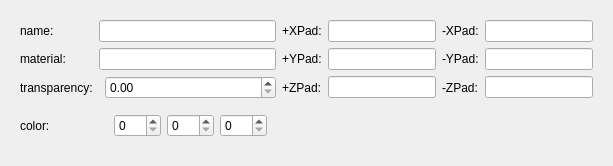
   <widget class="QWidget" name="page_15">
    <layout class="QHBoxLayout" name="horizontalLayout_6">
     <item>
      <widget class="QWidget" name="widget_12" native="true">
       <layout class="QGridLayout" name="gridLayout">
        <item row="0" column="0">
         <widget class="QLabel" name="label">
          <property name="text">
           <string>name:</string>
          </property>
         </widget>
        </item>
        <item row="1" column="6">
         <widget class="QLineEdit" name="lineEdit_5"/>
        </item>
        <item row="2" column="2">
         <widget class="QDoubleSpinBox" name="doubleSpinBox_13">
          <property name="maximum">
           <double>1.000000000000000</double>
          </property>
          <property name="singleStep">
           <double>0.010000000000000</double>
          </property>
         </widget>
        </item>
        <item row="0" column="4">
         <widget class="QLineEdit" name="lineEdit_3"/>
        </item>
        <item row="2" column="0">
         <widget class="QLabel" name="label_144">
          <property name="text">
           <string>transparency:</string>
          </property>
         </widget>
        </item>
        <item row="0" column="6">
         <widget class="QLineEdit" name="lineEdit_4"/>
        </item>
        <item row="1" column="0">
         <widget class="QLabel" name="label_136">
          <property name="text">
           <string>material:</string>
          </property>
         </widget>
        </item>
        <item row="1" column="5">
         <widget class="QLabel" name="label_4">
          <property name="text">
           <string>-YPad:</string>
          </property>
         </widget>
        </item>
        <item row="2" column="6">
         <widget class="QLineEdit" name="lineEdit_6"/>
        </item>
        <item row="1" column="3">
         <widget class="QLabel" name="label_2">
          <property name="text">
           <string>+YPad:</string>
          </property>
         </widget>
        </item>
        <item row="0" column="1" colspan="2">
         <widget class="QLineEdit" name="lineEdit_2"/>
        </item>
        <item row="0" column="5">
         <widget class="QLabel" name="label_3">
          <property name="text">
           <string>-XPad:</string>
          </property>
         </widget>
        </item>
        <item row="2" column="5">
         <widget class="QLabel" name="label_5">
          <property name="text">
           <string>-ZPad:</string>
          </property>
         </widget>
        </item>
        <item row="0" column="3">
         <widget class="QLabel" name="label_143">
          <property name="text">
           <string>+XPad:</string>
          </property>
         </widget>
        </item>
        <item row="1" column="1" colspan="2">
         <widget class="QLineEdit" name="lineEdit_140"/>
        </item>
        <item row="1" column="4">
         <widget class="QLineEdit" name="lineEdit_147"/>
        </item>
        <item row="3" column="0">
         <widget class="QLabel" name="label_142">
          <property name="text">
           <string>color:</string>
          </property>
         </widget>
        </item>
        <item row="2" column="3">
         <widget class="QLabel" name="label_6">
          <property name="text">
           <string>+ZPad:</string>
          </property>
         </widget>
        </item>
        <item row="3" column="2">
         <widget class="QWidget" name="widget_47" native="true">
          <property name="sizePolicy">
           <sizepolicy hsizetype="Expanding" vsizetype="Fixed">
            <horstretch>0</horstretch>
            <verstretch>0</verstretch>
           </sizepolicy>
          </property>
          <layout class="QHBoxLayout" name="horizontalLayout_21">
           <item>
            <widget class="QSpinBox" name="spinBox_34">
             <property name="sizePolicy">
              <sizepolicy hsizetype="Preferred" vsizetype="Fixed">
               <horstretch>0</horstretch>
               <verstretch>0</verstretch>
              </sizepolicy>
             </property>
             <property name="maximum">
              <number>255</number>
             </property>
            </widget>
           </item>
           <item>
            <widget class="QSpinBox" name="spinBox_35">
             <property name="sizePolicy">
              <sizepolicy hsizetype="Preferred" vsizetype="Fixed">
               <horstretch>0</horstretch>
               <verstretch>0</verstretch>
              </sizepolicy>
             </property>
             <property name="maximum">
              <number>255</number>
             </property>
            </widget>
           </item>
           <item>
            <widget class="QSpinBox" name="spinBox_36">
             <property name="sizePolicy">
              <sizepolicy hsizetype="Preferred" vsizetype="Fixed">
               <horstretch>0</horstretch>
               <verstretch>0</verstretch>
              </sizepolicy>
             </property>
             <property name="maximum">
              <number>255</number>
             </property>
            </widget>
           </item>
          </layout>
         </widget>
        </item>
        <item row="2" column="4">
         <widget class="QLineEdit" name="lineEdit_152"/>
        </item>
       </layout>
      </widget>
     </item>
    </layout>
   </widget>
